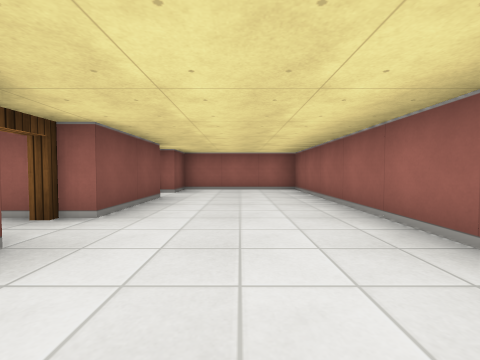
View 1 (above)

17 first-person views from a walk through a cub3D ray-caster map. The camera is about half as high as the walls, tilts 2° down and sees 90° across. The floor is counted in squares. Each view is taken from the middle of a square. On the plan, view 1 faces up. The plan holds only what a view shows up to about 9 squares ahead; the rest is blank.

View 2
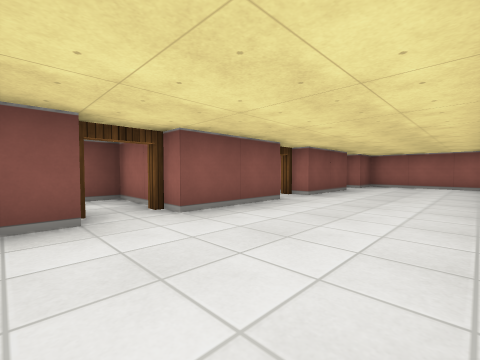

View 3
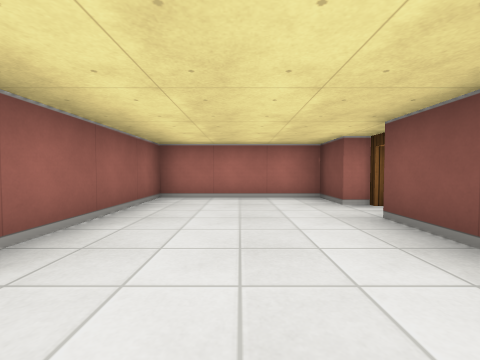

View 4
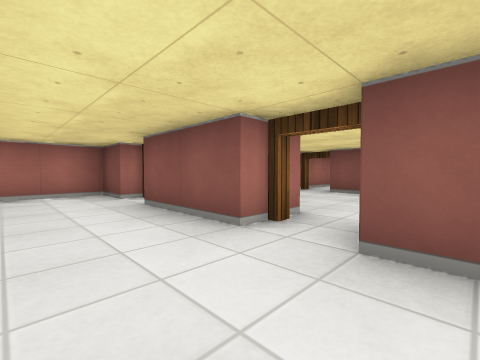

View 5
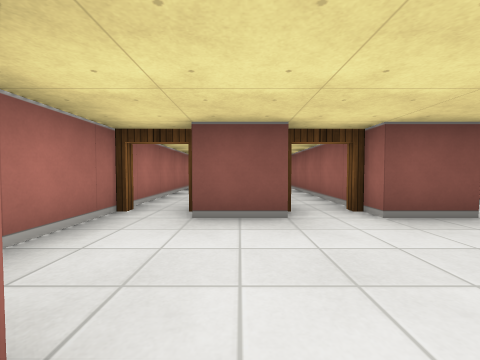

View 6
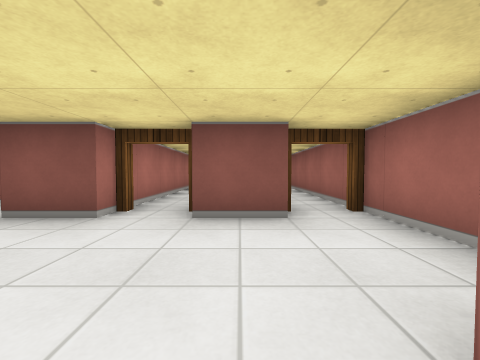

View 7
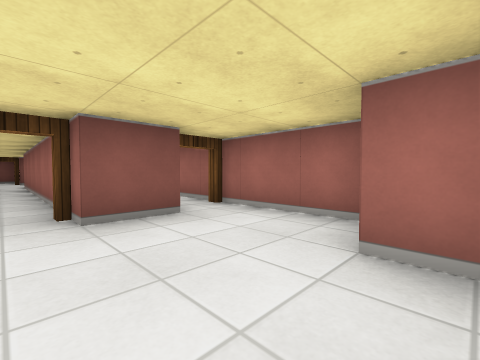

View 8
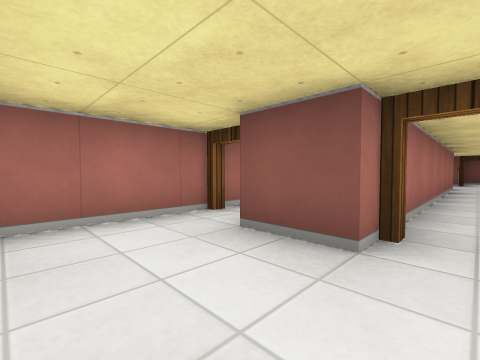

View 9
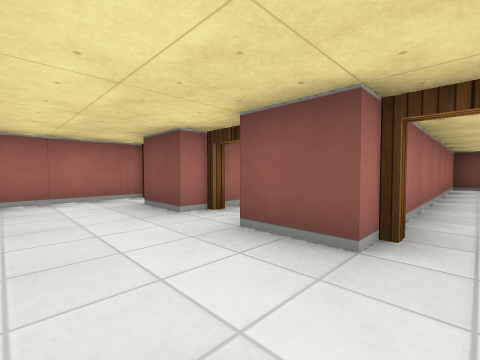

View 10
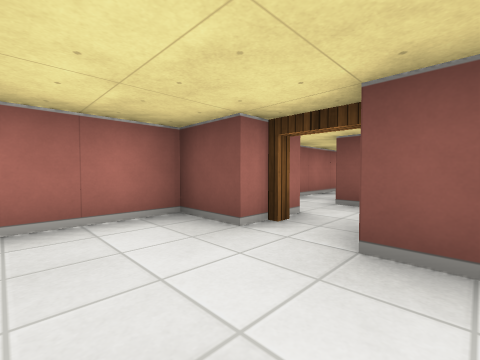

View 11
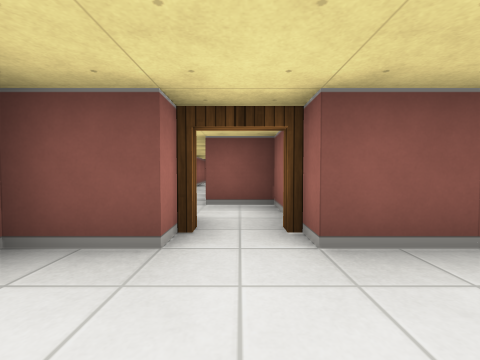

View 12
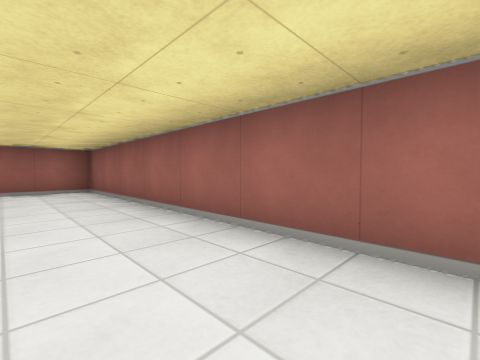

View 13
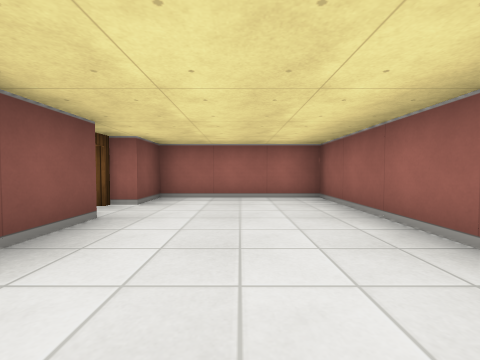

View 14
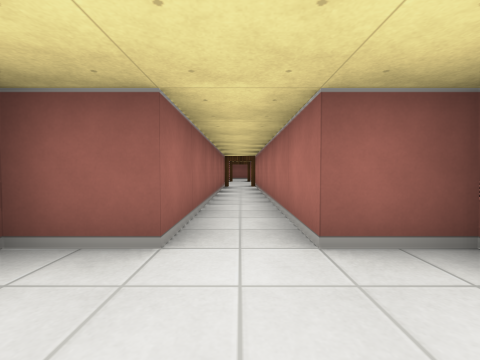

View 15
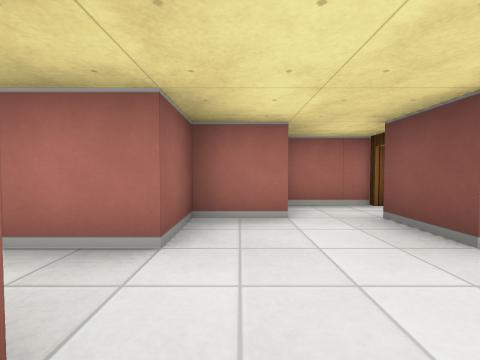

View 16
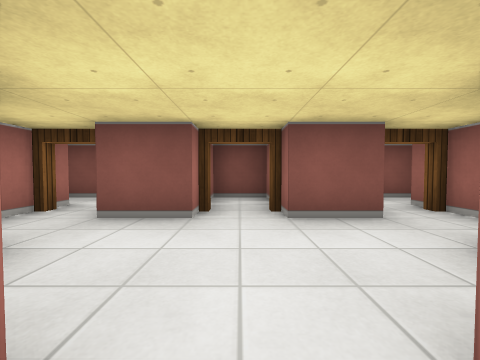

View 17
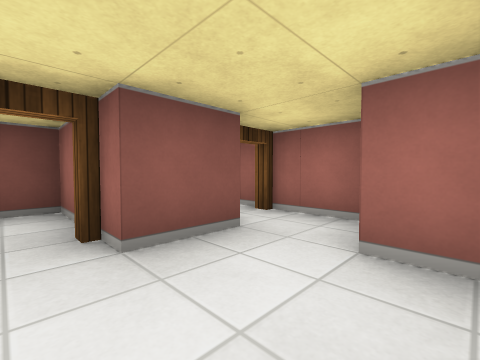

### Floor plan
Points are (right, up) in squares from view 1. A wall is a line through its corners. A room is listed if a view was taken in it or the views show most of it. See-through windows are left out.
Room 1 (views 1, 2, 3, 4, 10, 11, 12, 13)
walls: (-1.5, 1.5) (-1.5, -0.5); (-1.5, 4.5) (-1.5, 2.5); (-1.5, -1.5) (-1.5, -2.5) (1.5, -2.5) (1.5, 6.5) (-1.5, 6.5) (-1.5, 5.5)
ways out: open door at (-2, 2) to room 2; open door at (-2, -1); open door at (-2, 5)
Room 2 (views 5, 6, 7, 8, 9)
walls: (-5.5, 1.5) (-5.5, 0.5); (-2.9, 3.5) (-3.5, 3.5); (-5.5, 3.5) (-5.5, 2.5); (-3.8, 4.5) (-6, 4.5); (-6.1, -0.5) (-3.9, -0.5)
ways out: open door at (-2, 2) to room 1; open door at (-6, 2) to room 3; open door at (-6, 4) to room 4; open door at (-6, 0)
Room 3 (views 14, 15, 16, 17)
walls: (-13.5, 0.5) (-12.5, 0.5) (-12.5, 1.5) (-5.5, 1.5); (-14.5, 1.5) (-14.5, 0.5); (-14.5, 3.6) (-14.5, 2.5); (-13.8, 4.5) (-15.5, 4.5); (-15.5, -0.5) (-13.6, -0.5); (-5.5, 2.5) (-12.5, 2.5) (-12.5, 3.5) (-13.5, 3.5)
ways out: open door at (-6, 2) to room 2; open door at (-15, 2) to room 5; open door at (-15, 4)
Room 4 (no view inside)
walls: (-6, 4.5) (-10, 4.5); (-12.5, 4) (-12.5, 3.5) (-5.5, 3.5)
ways out: open door at (-6, 4) to room 2
Room 5 (no view inside)
walls: (-14.5, 2.5) (-16.5, 2.5) (-16.5, 1.5) (-14.5, 1.5)
ways out: open door at (-15, 2) to room 3

Where each view was taken, in squares from view 1:
view 1: 0 up, 0 right, facing up
view 2: 2 down, 1 right, facing up-left
view 3: 2 up, 0 right, facing down
view 4: 3 up, 0 right, facing down-left
view 5: 1 up, 3 left, facing left
view 6: 3 up, 3 left, facing left
view 7: 2 up, 3 left, facing up-left
view 8: 2 up, 4 left, facing down-left
view 9: 4 up, 4 left, facing down-left
view 10: 0 up, 0 right, facing down-left
view 11: 1 down, 0 right, facing left
view 12: 0 up, 0 right, facing up-right
view 13: 2 up, 0 right, facing up
view 14: 2 up, 14 left, facing right
view 15: 3 up, 13 left, facing down
view 16: 2 up, 12 left, facing left
view 17: 2 up, 13 left, facing up-left
